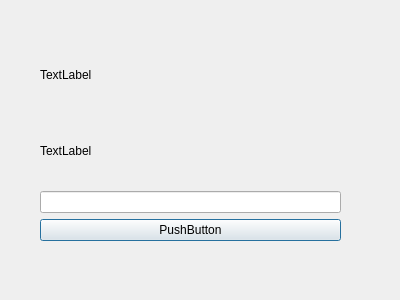
<?xml version="1.0" encoding="UTF-8"?>
<ui version="4.0">
 <class>Dialog</class>
 <widget class="QDialog" name="Dialog">
  <property name="geometry">
   <rect>
    <x>0</x>
    <y>0</y>
    <width>400</width>
    <height>300</height>
   </rect>
  </property>
  <property name="windowTitle">
   <string>Yang</string>
  </property>
  <widget class="QWidget" name="">
   <property name="geometry">
    <rect>
     <x>40</x>
     <y>40</y>
     <width>301</width>
     <height>201</height>
    </rect>
   </property>
   <layout class="QVBoxLayout" name="verticalLayout">
    <item>
     <widget class="QLabel" name="l1">
      <property name="text">
       <string>TextLabel</string>
      </property>
     </widget>
    </item>
    <item>
     <widget class="QLabel" name="l2">
      <property name="text">
       <string>TextLabel</string>
      </property>
     </widget>
    </item>
    <item>
     <widget class="QLineEdit" name="edit"/>
    </item>
    <item>
     <widget class="QPushButton" name="btn">
      <property name="text">
       <string>PushButton</string>
      </property>
     </widget>
    </item>
   </layout>
  </widget>
 </widget>
 <resources/>
 <connections/>
</ui>
